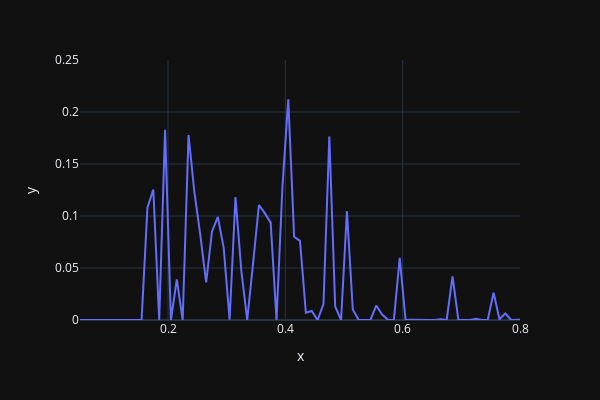

Source (notebook cell):
### Code cell
fig=px.line(x=hht_f0,y=spec0, template='plotly_dark',range_x=(.05,.8), range_y=(0,.25))
fig.update_layout(
    autosize=False,
    width=600,
    height=400,)
fig.show()
